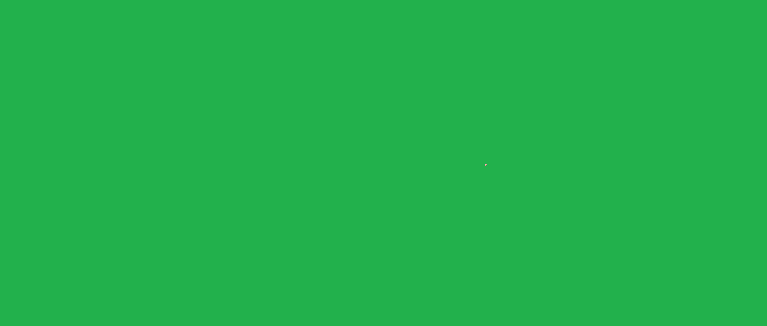
#> input picture Inputs/green.png, 767 x 326 px
$ python huewave.py
#> lines starting #> are read from the running program, lines starting #| are printed output that depends on the picture; after the words box and inside, x2 and y2 are one past the last pixel; in counts of white or black regions, pixels touching at a corner belong together; long printed decimals are rounded
import numpy as np
import matplotlib.pyplot as plt
import cv2
def wavelength_to_rgb(wavelength, gamma=0.8):

    '''This converts a given wavelength of light to an
    approximate RGB color value. The wavelength must be given
    in nanometers in the range from 380 nm through 750 nm
    (789 THz through 400 THz).

    Based on code by Dan Bruton
    http://www.physics.sfasu.edu/astro/color/spectra.html
    '''

    wavelength = float(wavelength)
    if wavelength >= 380 and wavelength <= 440:
        attenuation = 0.3 + 0.7 * (wavelength - 380) / (440 - 380)
        R = ((-(wavelength - 440) / (440 - 380)) * attenuation) ** gamma
        G = 0.0
        B = (1.0 * attenuation) ** gamma
    elif wavelength >= 440 and wavelength <= 490:
        R = 0.0
        G = ((wavelength - 440) / (490 - 440)) ** gamma
        B = 1.0
    elif wavelength >= 490 and wavelength <= 510:
        R = 0.0
        G = 1.0
        B = (-(wavelength - 510) / (510 - 490)) ** gamma
    elif wavelength >= 510 and wavelength <= 580:
        R = ((wavelength - 510) / (580 - 510)) ** gamma
        G = 1.0
        B = 0.0
    elif wavelength >= 580 and wavelength <= 645:
        R = 1.0
        G = (-(wavelength - 645) / (645 - 580)) ** gamma
        B = 0.0
    elif wavelength >= 645 and wavelength <= 750:
        attenuation = 0.3 + 0.7 * (750 - wavelength) / (750 - 645)
        R = (1.0 * attenuation) ** gamma
        G = 0.0
        B = 0.0
    else:
        R = 0.0
        G = 0.0
        B = 0.0
    R *= 1
    G *= 1
    B *= 1
    return (R, G, B)

if __name__ == "__main__":
    # [16 lines of commented-out code are left out]

    image = cv2.imread('Inputs/green.png')
#> image is the input picture: shape (326, 767, 3); mean B, G, R 76, 177, 34
    image = cv2.cvtColor(image, cv2.COLOR_BGR2RGB)
    # Intensity is the average of all the three elements
    plt.imshow(image)
    plt.show()
    temp = np.array(image)
    image = cv2.cvtColor(image, cv2.COLOR_RGB2HSV)
#> image: shape (326, 767, 3); mean H, S, V 69, 206, 177
    # image = cv2.cvtColor(image, cv2.COLOR_BGR2HSV)

    # 0th elemwnt is teh hue
    h = image[:,:,0]
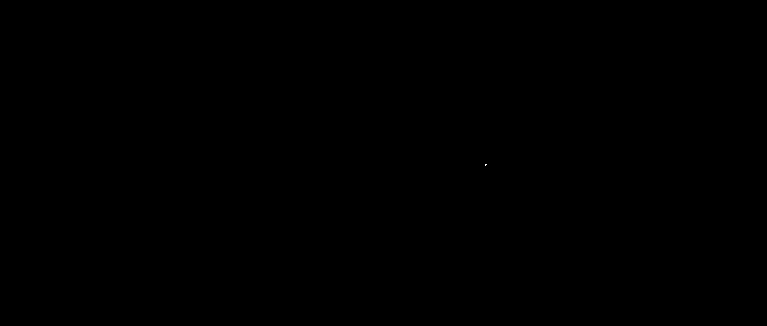
#> h: shape (326, 767); values 69 (black) and 179 (white), 0% white in thin lines or dots, all inside (x1, y1, x2, y2) = (485, 164, 487, 166)
    print("This is the hue's unique values")
    print(np.unique(h))
#| [ 69 179]
    plt.imshow(h)
    plt.show()
    I = (temp[:,:,1] + temp[:,:,2] + temp[:,:,0])/(255*3)

    # This is the variable to multiply with the matrix.
    # at 700 the hue is 0
    # at 470 the hue is 120
    mul = ((470-750)/120)
    # mul = ((380-750)/(345))
    L = np.array(h)
    NewImage = np.zeros(L.shape)
    NewImage = L
    NewImage[np.where(L>172)] = 180 - L[np.where(L>172)]
    NewImage[np.where(L>180)] = 360 - L[np.where(L>180)]
    L = NewImage
    print(len(np.where(L==np.unique(L)[1])))
#| 2
    print(np.unique(L))
#| [ 1 69]
    L =  mul * L + 700

    # reshape and sort the wavelength to plot the graph
    temp_L = np.reshape(L,L.shape[0]*L.shape[1])
    sort_L = sorted(temp_L)
#> sort_L = 250042 items
    index_sort_L = np.argsort(temp_L)

    temp_I = np.reshape(I, I.shape[0]*I.shape[1])
    sort_I = temp_I[index_sort_L]

    # This is to findout the unique and maximum Intensity for the given
    # value of the wavelength{}
    u_wavelength = np.unique(sort_L)
#> u_wavelength = [539, 697.7]
    print(u_wavelength)
#| [539.         697.667]
    max_intensity = []
    print(u_wavelength)
#| [539.         697.667]
    for i in u_wavelength:
        itemindex = np.where(sort_L==i)
        #maxintensity = max(sort_I[itemindex])
        print(len(sort_I[itemindex]))
        maxintensity = np.mean(sort_I[itemindex])
        print(maxintensity)
        max_intensity.append(maxintensity)
#> this loop made 2 passes
#> (i, maxintensity) on pass 1: (539, 0.0405)
#> (i, itemindex, maxintensity) on pass 2: (697.7, ([250039, 250040, 250041],), 0.0675)
#| 250039
#| 0.04052
#| 3
#| 0.06754
#> after the loop, max_intensity = [0.0405, 0.0675]

    barlist=plt.bar(u_wavelength, max_intensity)
    for i , wave_len in enumerate(u_wavelength):
        RGBcolors = wavelength_to_rgb(int(wave_len))
        barlist[i].set_color(RGBcolors)
#> this loop made 2 passes
#> (wave_len, wavelength in wavelength_to_rgb, R in wavelength_to_rgb, G in wavelength_to_rgb, B in wavelength_to_rgb) on pass 1: (539, 539, 0.494, 1, 0)
#> (wave_len, wavelength in wavelength_to_rgb, attenuation in wavelength_to_rgb, R in wavelength_to_rgb, G in wavelength_to_rgb, B in wavelength_to_rgb) on pass 2: (697.7, 697, 0.653, 0.711, 0, 0)
    # Add title and axis names
    plt.title('Specturm of the Colors')
    plt.xlabel('Wavelength')
    plt.ylabel('Intensity')
    plt.xlim(350,720)
    plt.ylim(0,np.max(max_intensity))
    plt.show()
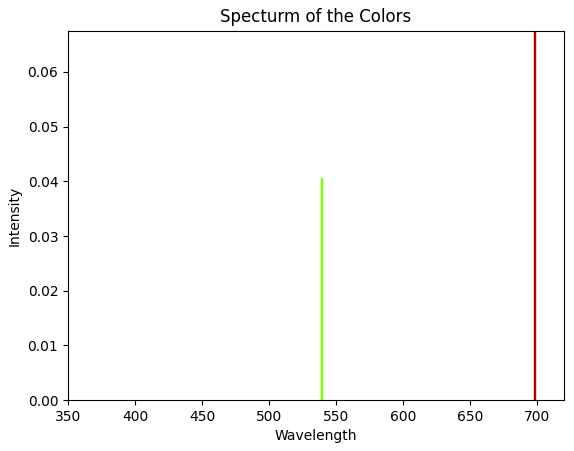
#> figure drawn by matplotlib, 1 panel
